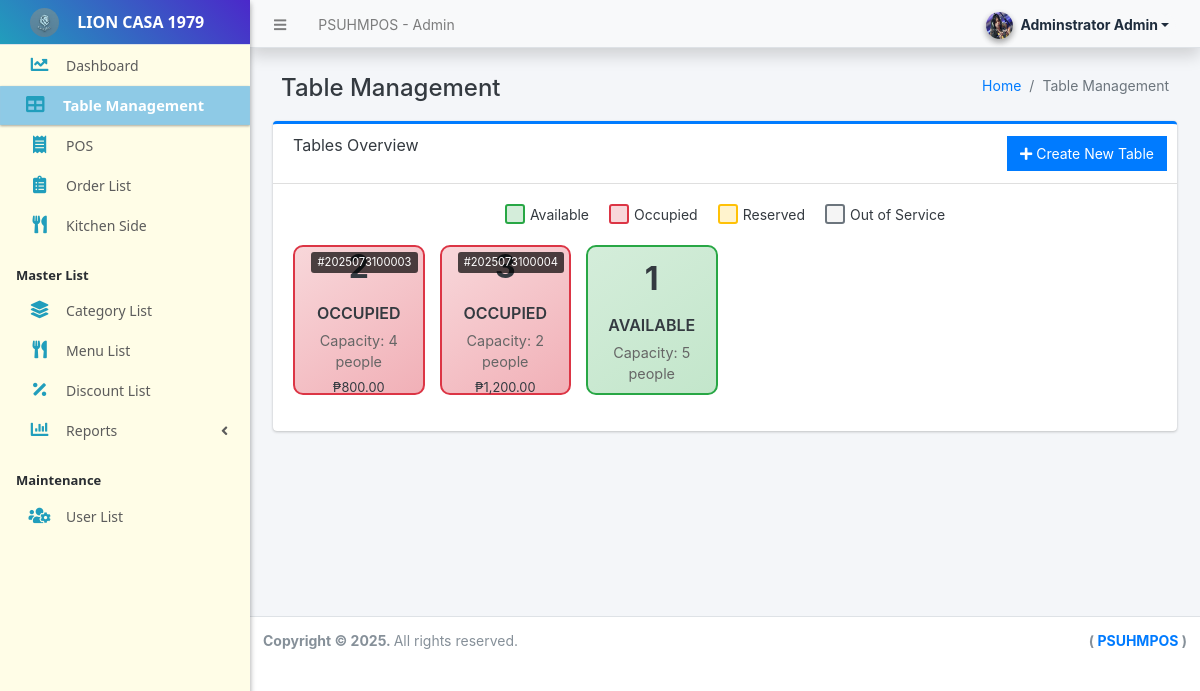
/admin/?page=table_management (signed in), run on an earlier commit of the app's database.
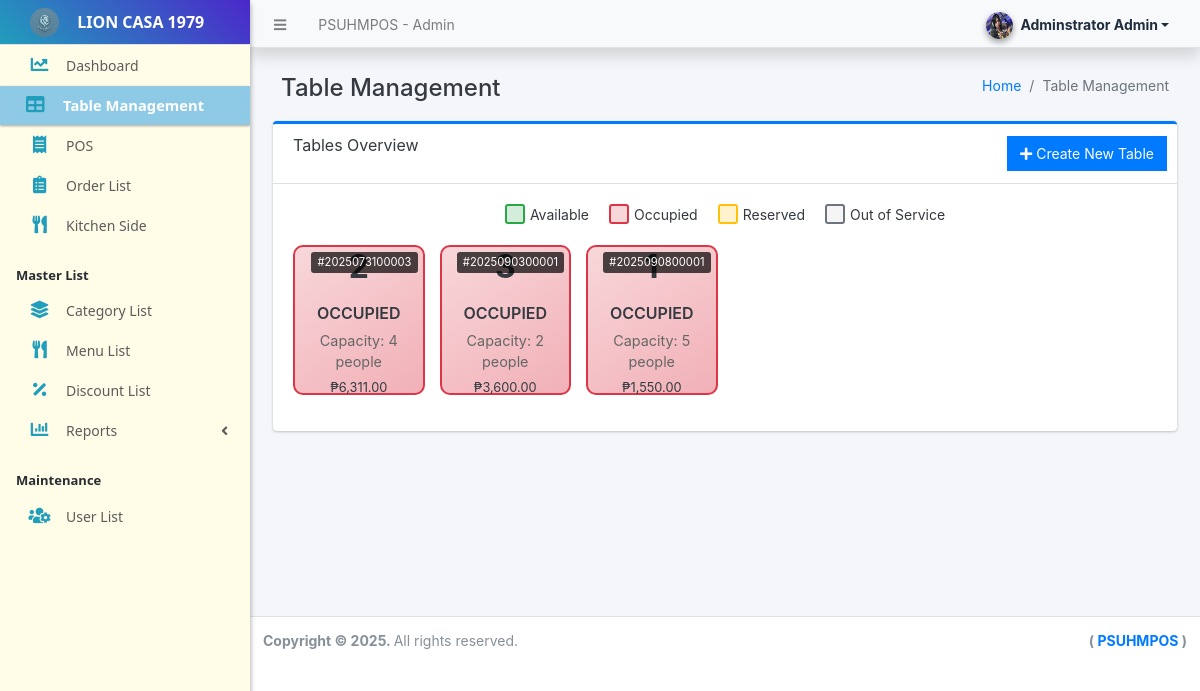
And on a later commit of the database.
### tables this page shows
CREATE TABLE `table_list` (
  `id` int(30) NOT NULL,
  `table_number` varchar(50) NOT NULL,
  `capacity` int(11) NOT NULL DEFAULT 4,
  `location` varchar(100) DEFAULT NULL,
  `status` tinyint(1) NOT NULL DEFAULT 1 COMMENT '0=Out of Service, 1=Available, 2=Reserved',
  `delete_flag` tinyint(1) NOT NULL DEFAULT 0,
  `date_created` datetime NOT NULL DEFAULT current_timestamp(),
  `date_updated` datetime DEFAULT NULL ON UPDATE current_timestamp()
);

CREATE TABLE `order_list` (
  `id` int(30) NOT NULL,
  `user_id` int(30) NOT NULL,
  `table_id` int(30) DEFAULT NULL,
  `code` varchar(100) NOT NULL,
  `queue` varchar(50) NOT NULL,
  `total_amount` float(12,2) NOT NULL DEFAULT 0.00,
  `discounted_amount` float(12,2) NOT NULL DEFAULT 0.00,
  `tendered_amount` float(12,2) NOT NULL DEFAULT 0.00,
  `change_amount` float(12,2) NOT NULL DEFAULT 0.00,
  `status` tinyint(1) NOT NULL DEFAULT 0 COMMENT '0 = Queued,\r\n1 = Served,\r\n2 = Paid,\r\n3 = Billed Out',
  `date_created` datetime NOT NULL DEFAULT current_timestamp(),
  `date_updated` datetime NOT NULL DEFAULT current_timestamp() ON UPDATE current_timestamp(),
  `order_type` varchar(50) DEFAULT NULL,
  `discount_type` varchar(255) DEFAULT NULL,
  `discount_percent` int(11) DEFAULT NULL,
  `payment_method` varchar(50) DEFAULT NULL,
  `reference_number` varchar(100) NOT NULL,
  `card_number` varchar(100) NOT NULL,
  `vat_amount` float(12,2) NOT NULL DEFAULT 0.00
);

### classes/DBConnection.php (called while the page is built, shortened)
<?php
class DBConnection{
    private $host = DB_SERVER;
    private $username = DB_USERNAME;
    private $password = DB_PASSWORD;
    private $database = DB_NAME;
    public $conn;
    public function __construct(){
        if (!isset($this->conn)) {
            $this->conn = new mysqli($this->host, $this->username, $this->password, $this->database);
        }
    }
}
?>

### classes/SystemSettings.php (called while the page is built, shortened)
<?php
class SystemSettings extends DBConnection{
	function userdata($field = ''){
		if(!empty($field)){
			if(isset($_SESSION['userdata'][$field]))
				return $_SESSION['userdata'][$field];
			else
				return null;
		}else{
			return false;
		}
	}
}
$_settings = new SystemSettings();
?>

### admin/table_management/index.php (the view, shortened to what this page needs)
<div class="content-header">
    <div class="container-fluid">
        <div class="row mb-2">
            <div class="col-sm-6">
                <h1 class="m-0">Table Management</h1>
            </div>
            <div class="col-sm-6">
                <ol class="breadcrumb float-sm-right">
                    <li class="breadcrumb-item"><a href="<?php echo base_url ?>admin">Home</a></li>
                    <li class="breadcrumb-item active">Table Management</li>
                </ol>
            </div>
        </div>
    </div>
</div>
<section class="content">
    <div class="container-fluid">
        <div class="card card-outline card-primary">
            <div class="card-header">
                <h3 class="card-title">Tables Overview</h3>
                <div class="card-tools">
                 <?php if($_settings->userdata('type') == 1): ?>
        <a href="javascript:void(0)" id="create_new" class="btn btn-flat btn-primary">
            <span class="fas fa-plus"></span> Create New Table
        </a>
        <?php endif; ?>
                </div>
            </div>
            <div class="card-body">
                <div class="legend">
                    <div class="legend-item">
                        <div class="legend-color available-legend"></div>
                        <span>Available</span>
                    </div>
                    <div class="legend-item">
                        <div class="legend-color occupied-legend"></div>
                        <span>Occupied</span>
                    </div>
                    <div class="legend-item">
                        <div class="legend-color reserved-legend"></div>
                        <span>Reserved</span>
                    </div>
                    <div class="legend-item">
                        <div class="legend-color out-of-service-legend"></div>
                        <span>Out of Service</span>
                    </div>
                </div>
                <div class="row" id="tables-container">
                    <?php
                    $tables = $conn->query("SELECT t.*, o.id as order_id, o.code as order_code, o.total_amount
                                          FROM table_list t
                                          LEFT JOIN order_list o ON t.id = o.table_id AND o.status IN (0,1)
                                          WHERE t.delete_flag = 0
                                          ORDER BY CAST(SUBSTRING(t.table_number, 6) AS UNSIGNED)");
                    while($row = $tables->fetch_assoc()):
                        $status = 'available';
                        if($row['order_id']) {
                            $status = 'occupied';
                        } elseif($row['status'] == 2) {
                            $status = 'reserved';
                        }elseif($row['status'] == 0) {
                            $status = 'out of service';
                        }
                    ?>
                    <div class="col-xl-2 col-lg-3 col-md-4 col-sm-6 col-12 mb-3">
                        <div class="table-card <?= $status ?>" data-id="<?= $row['id'] ?>" data-status="<?= $status ?>">
                            <?php if($row['order_id']): ?>
                            <div class="order-info">#<?= $row['order_code'] ?></div>
                            <?php endif; ?>
                            <div class="table-number"><?= $row['table_number'] ?></div>
                            <div class="table-status"><?= ucfirst($status) ?></div>
                            <div class="table-capacity">Capacity: <?= $row['capacity'] ?> people</div>
                            <?php if($row['order_id']): ?>
                            <div style="font-size: 0.8rem; margin-top: 5px;">
                                <div>₱<?= number_format($row['total_amount'], 2) ?></div>
                            </div>
                            <?php endif; ?>
                        </div>
                    </div>
                    <?php endwhile; ?>
                </div>
            </div>
        </div>
    </div>
</section>

What changed in the data, as far as the page shows it:
changed through a linked row, table_list (number 1 of 3 on the later page): order_list.total_amount "800.00" → "6,311.00"
computed for table_list (number 2 of 3 on the later page): order_list.code "2025073100004" → "2025090300001"; order_list.total_amount "1,200.00" → "3,600.00"
shown differently, row unchanged: table_list (number 3 of 3 on the later page): order_list.code (not shown) → "2025090800001"; order_list.id "AVAILABLE" → "OCCUPIED"; order_list.total_amount (not shown) → "1,550.00"
